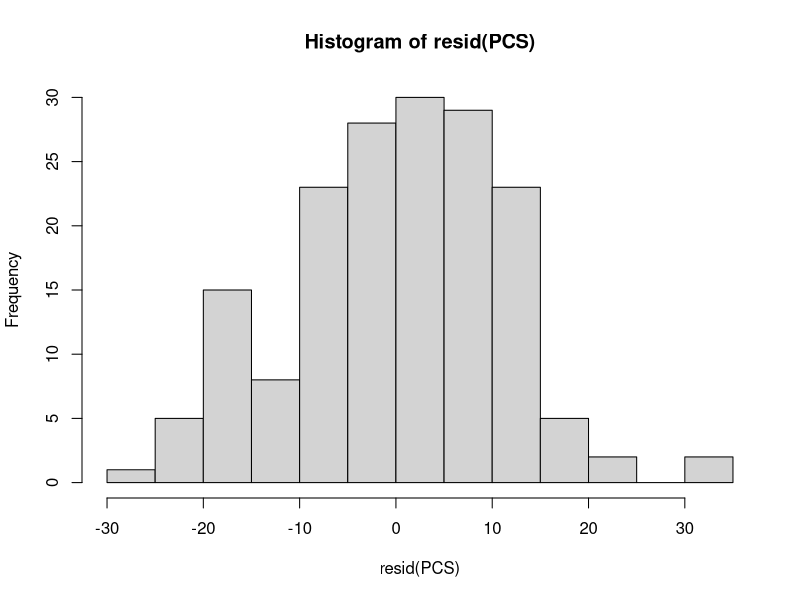
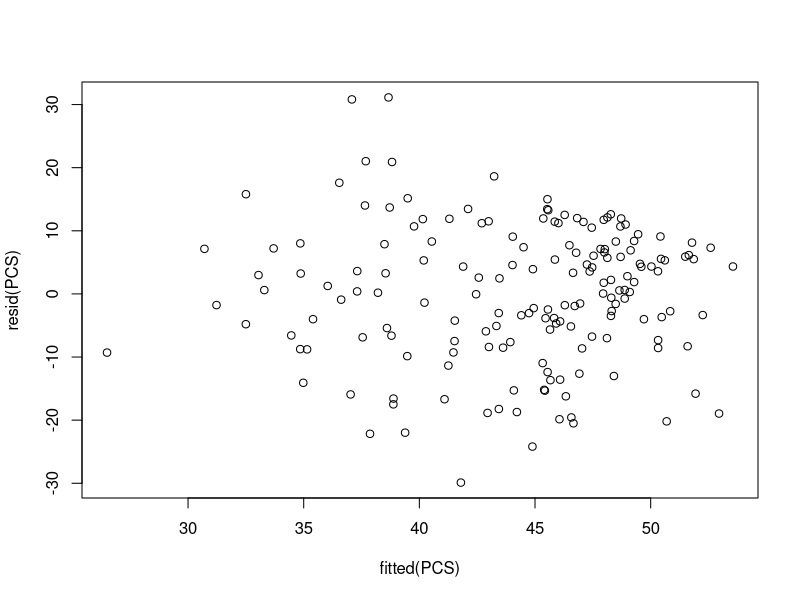
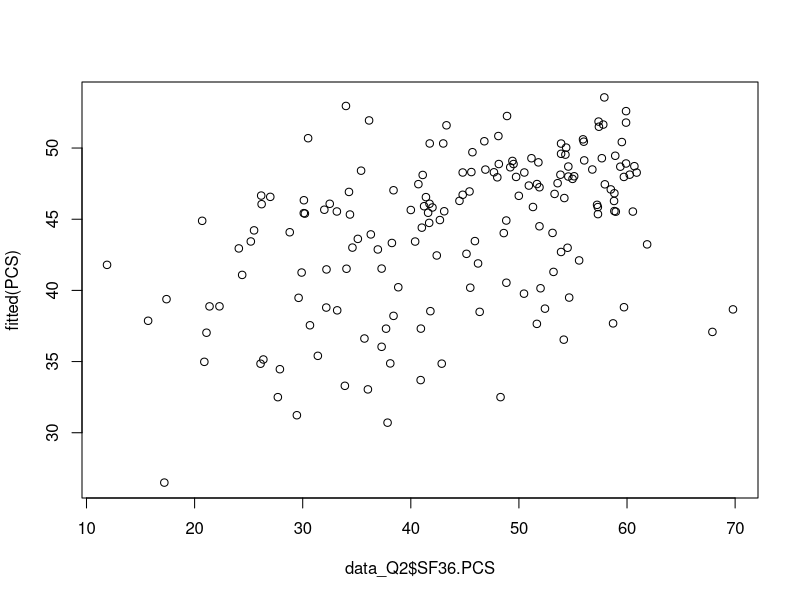
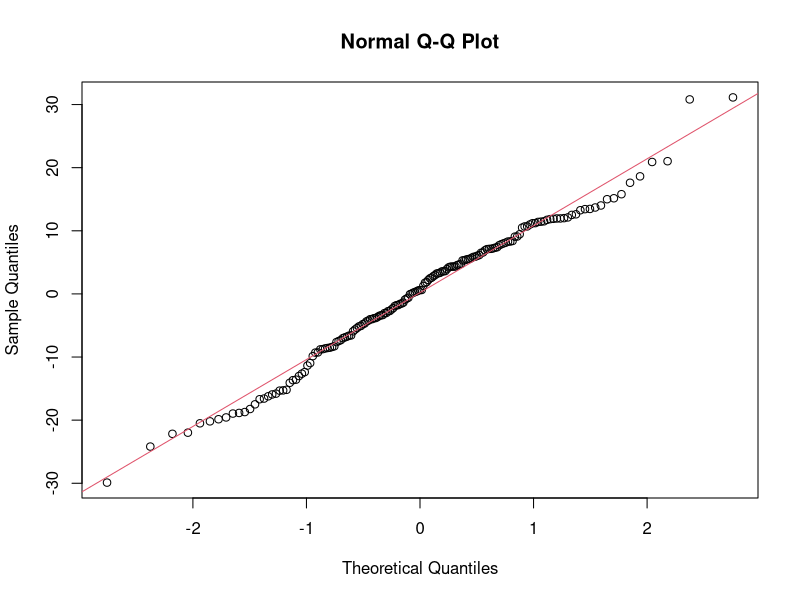
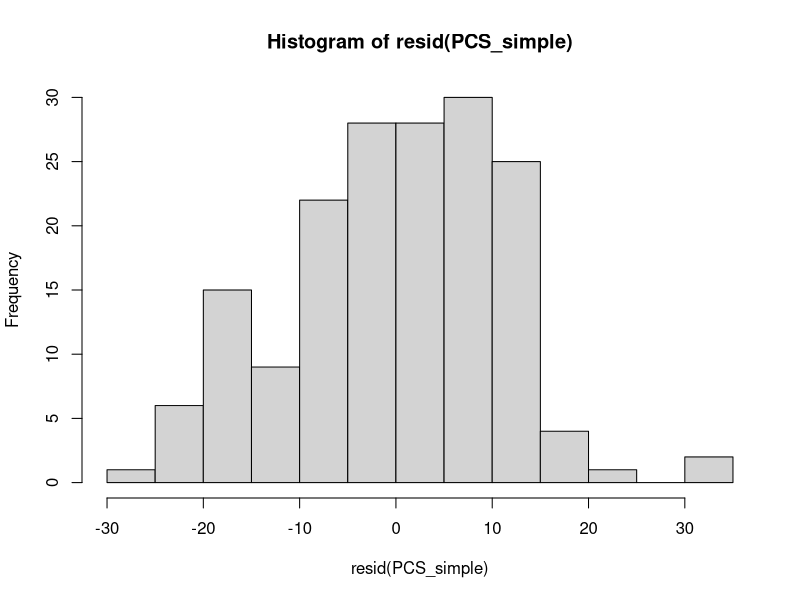
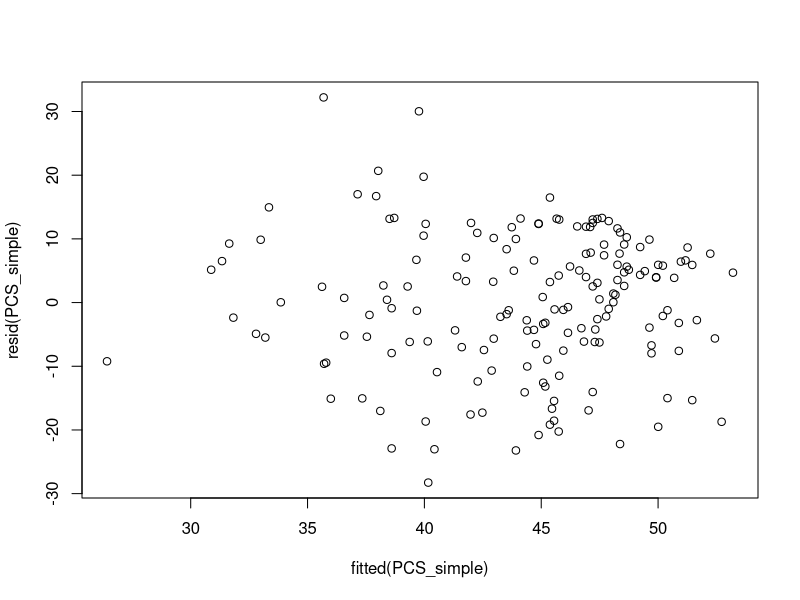
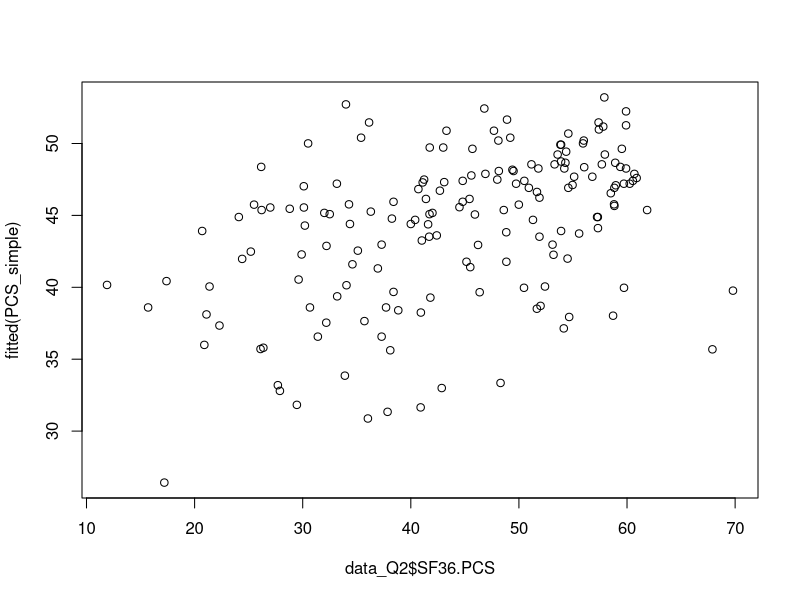
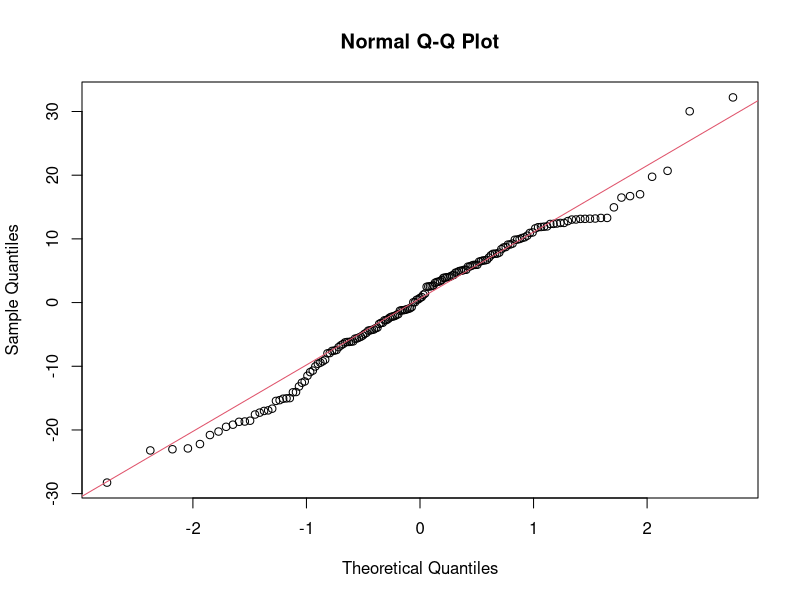

Here is the R script that generated these plots, in order: (Note: this script raises an error after producing the figures.)
### Data cleaning # ty Alana
library(tidyr)
library(dplyr)
library(car)

# Loading dataset
dat <- read.csv("project_data.csv")


# Renaming variables and removing NA's 
dat2 <- dat %>% 
  rename(ESS = Epworth.Sleepiness.Scale, PSGQ = Pittsburgh.Sleep.Quality.Index.Score, 
         AIS = Athens.Insomnia.Scale, BSS = Berlin.Sleepiness.Scale) %>%
  filter(!is.na(ESS), !is.na(PSGQ), !is.na(AIS), !is.na(BSS), !is.na(SF36.PCS), !is.na(SF36.MCS))

# Filtering for the response and predictors we need (plus unique identifier)
data_Q2 <- dat2[c("Subject","ESS", "PSGQ", "AIS", "BSS", "SF36.PCS", "SF36.MCS")]

# Changing BSS to a logical factor.
data_Q2$BSS <- as.logical(data_Q2$BSS)

########################################################

# Q2: Building a multiple linear regression

# Predictor: Sleep quality (all 4 measurements)
# Response: MCS and PCS.

# Check if they are very colinear (predictors)
# Even if they are separate instruments: each measures different aspect with sleep problems
# Practical reasons as to why you might wanna remove some of them 
# Identify the relationship between sleep disturbance and quality of life (physical and mental).
# Multiple ways of analyzing this?

####### Physical health ########

# Complex model with all 4 sleep predictors
PCS <- lm(SF36.PCS ~ ESS + PSGQ + AIS + BSS, data = data_Q2)

summary(PCS)
hist(resid(PCS))
plot(fitted(PCS),resid(PCS))

plot(data_Q2$SF36.PCS,fitted(PCS))

qqnorm(resid(PCS))
qqline(resid(PCS), col=2)

# Testing for collinearity using VIF: Guidance on reference levels:
# 1 = not correlated.
# Between 1 and 5 = moderately correlated.
# Greater than 5 = highly correlated.

# PCS: PSGQ and AIS are moderately correlated. We can remove them if u want. B
# Future Note: down below when we do VIF testing of AIS and ESS they are not correlated. 
# So I think we should keep the significant predictors and remove the insignificant ones.
vif(PCS)



# Simpler model with only ESS and AIS -- as BSS and PSGQ were not siginificant in complex model.
PCS_simple <- lm(SF36.PCS ~ ESS + AIS, data = data_Q2)

summary(PCS_simple)
hist(resid(PCS_simple))
plot(fitted(PCS_simple),resid(PCS_simple))

plot(data_Q2$SF36.PCS,fitted(PCS_simple))

qqnorm(resid(PCS_simple))
qqline(resid(PCS_simple), col=2)

# Testing fro collinearity - VIF
# AIS and ESS are pretty much not correlated - this model looks better.
vif(PCS_simple)

# ANOVA of Chisq goodness of fit. 
anova(PCS, PCS_simple, test = "Chisq") # p > 0.05, null hypothesis cannot be rejected, can use simpler model.

# One of the sleep predictors is binary by default so we cannot do a correlation (rho) thing for it.


####### Mental health ########

# Complex model with all 4 sleep predictors
MCS <- lm(SF36.MCS ~ ESS + PSGQ + AIS + BSS, data = data_Q2)

summary(MCS)
hist(resid(MCS))
plot(fitted(MCS),resid(MCS))

plot(data_Q2$SF36.MCS,fitted(MCS))

qqnorm(resid(MCS))
qqline(resid(MCS), col=2)

# Testing for co-linearity using VIF - PSGQ and AIS are moderately correlated.
vif(MCS)


#Future note: For the simpler model, I dont think it is wise to use PSGQ and AIS as the predictors
# Since they are moderately correlated.

# Simpler model with only PSGQ  as BSS, ESS and AIS were not significant in complex model.
MCS_simple <- lm(SF36.MCS ~ PSGQ, data = data_Q2)
summary(MCS_simple)


summary(MCS_simple)
hist(resid(MCS_simple))
plot(fitted(MCS_simple),resid(MCS_simple))

plot(data_Q2$SF36.MCS,fitted(MCS_simple))

qqnorm(resid(MCS_simple))
qqline(resid(MCS_simple), col=2)

# Testing for co-linearity using VIF - w/ PSGQ (cant do it cuz theres only 1 predictor lol) .
vif(MCS_simple)


# ANOVA of Chisq goodness of fit. 
anova(MCS, MCS_simple, test = "Chisq") # p > 0.05, null hypothesis cannot be rejected, can use simpler model.

